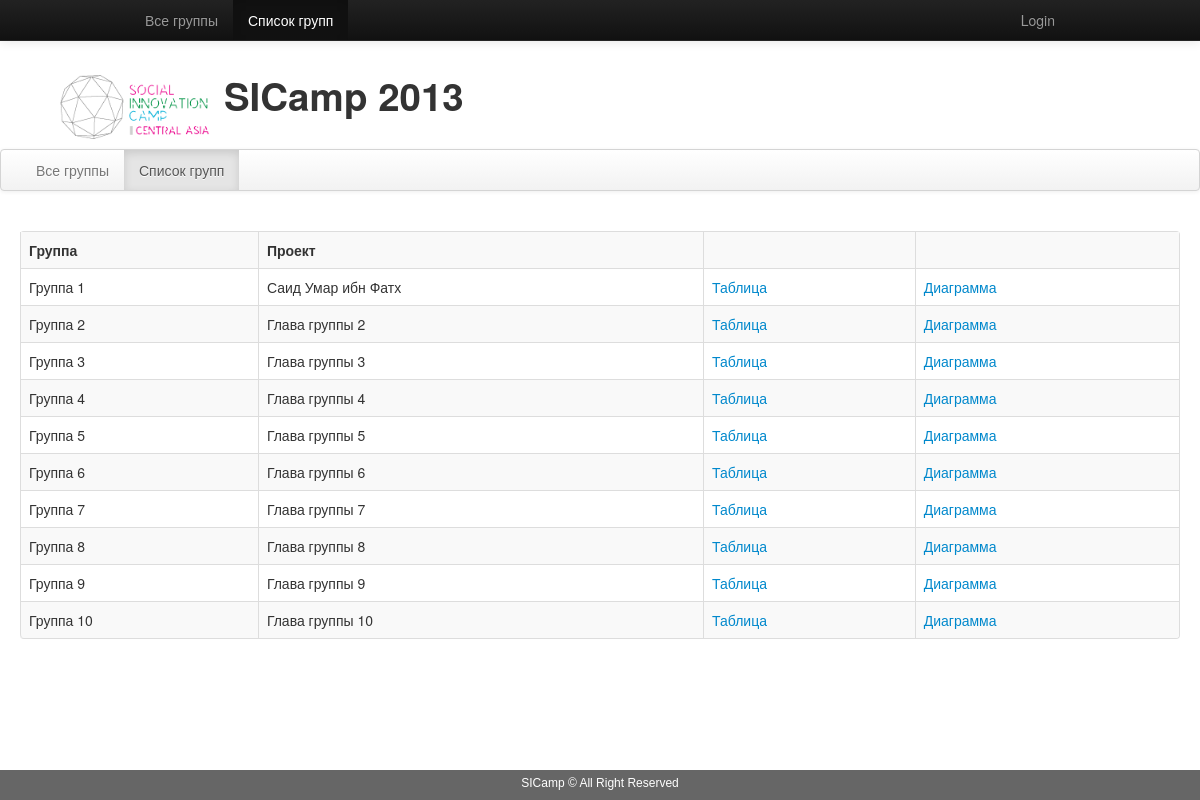
Page /?control=lstgrps on the committed database.
### tables this page shows
CREATE TABLE IF NOT EXISTS `sys_components` (
  `id` int(11) NOT NULL AUTO_INCREMENT,
  `key` varchar(255) NOT NULL,
  `caption` varchar(255) NOT NULL,
  `order` int(11) NOT NULL,
  PRIMARY KEY (`id`)
);

CREATE TABLE IF NOT EXISTS `tbl_group` (
  `id` int(11) NOT NULL AUTO_INCREMENT,
  `name` varchar(255) NOT NULL,
  `head` varchar(255) NOT NULL,
  `deleted` tinyint(4) NOT NULL,
  PRIMARY KEY (`id`)
);

### components/lstgrps.inc (the view, shortened to what this page needs)
<?
function show_list(){
$q="SELECT `id`, `name`, `head` FROM `tbl_group` WHERE `deleted`=0 order by  `id` ASC";
$r=mysql_query($q);
if ($r){
	print "<table  align=\"center\" border=\"0\" cellspacing=\"0\" cellpadding=\"0\" class=\"table table-bordered table-striped\">
			<tr>
			    <th>Группа</th>
			    <th>Проект</th>
			    <th>&nbsp;</th>
			    <th>&nbsp;</th>
			</tr>";
	while ($w=mysql_fetch_array($r)){
		$id=$w['id'];
		$name=$w['name'];
		$head=$w['head'];
		$table_link ='index.php?action=table&id='.$id;
		$diagram_link ='index.php?action=diagram&id='.$id;
		$table_link = '<a href="'.$table_link.'">Таблица</a>';
		$diagram_link = '<a href="'.$diagram_link.'">Диаграмма</a>';
		echo  "<tr>";
			echo  '<td>'.$name.'</td>';
			echo  '<td>'.$head.'</td>';
			echo  '<td>'.$table_link.'</td>';
			echo  '<td>'.$diagram_link.'</td>';
		echo  "</tr>";
	}
	print "</table>";
}
}
if (isset($_POST['action'])){
	$action=$_POST['action'];
} else {
	if (isset($_GET['action'])){
		$action=$_GET['action'];
	} else {
		$action="show";
	}
}
if (isset($action)){
	switch($action){
		case "show":
			show_list();
		break;
	}
}
?>

### lib/lib.php (shortened to what this page needs)
<?php
function get_menu_line($action){
	if(isset($_SESSION['fuser'])){
		$MENU_ACCESS = "";
	}else{
		$MENU_ACCESS = "WHERE `id` <3 ";
	}
	$q="SELECT `key`, `caption` FROM `sys_components` ".$MENU_ACCESS." ORDER BY  `order` ASC;";
	$RES = "";
	$r=mysql_query($q);
	if ($r and mysql_num_rows($r)){
		while ($w=mysql_fetch_array($r)){
			$_class =($w['key']==$action)?'class="active"':'';
			$RES.='<li '.$_class.'><a href="?control='.$w['key'].'">'.$w['caption'].'</a></li>';
		}
	}
	return $RES;
}
function login_lnk($action){
	if(isset($_SESSION['fuser'])){
		$login = strtoupper($_SESSION['fdata']['login']);
		$_class =($action=='logout')?'class="active"':'';
		$RES.='<li '.$_class.'><a href="?control=logout">Logout '.$login.'</a></li>';
	}else{
		$_class =($action=='login')?'class="active"':'';
		$RES.='<li '.$_class.'><a href="?control=login">Login</a></li>';
	}
	return $RES;
}
?>

### rows in the picture
sys_components: caption "Все группы"
sys_components: caption "Список групп"
tbl_group: name "Группа 1", head "Саид Умар ибн Фатх"
tbl_group: name "Группа 2", head "Глава группы 2"
tbl_group: name "Группа 3", head "Глава группы 3"
tbl_group: name "Группа 4", head "Глава группы 4"
tbl_group: name "Группа 5", head "Глава группы 5"
tbl_group: name "Группа 6", head "Глава группы 6"
tbl_group: name "Группа 7", head "Глава группы 7"
tbl_group: name "Группа 8", head "Глава группы 8"
tbl_group: name "Группа 9", head "Глава группы 9"
tbl_group: name "Группа 10", head "Глава группы 10"
